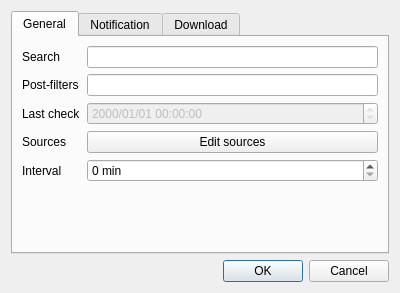
<?xml version="1.0" encoding="UTF-8"?>
<ui version="4.0">
 <class>MonitorWindow</class>
 <widget class="QDialog" name="MonitorWindow">
  <property name="geometry">
   <rect>
    <x>0</x>
    <y>0</y>
    <width>400</width>
    <height>293</height>
   </rect>
  </property>
  <property name="sizePolicy">
   <sizepolicy hsizetype="Fixed" vsizetype="Fixed">
    <horstretch>0</horstretch>
    <verstretch>0</verstretch>
   </sizepolicy>
  </property>
  <property name="windowTitle">
   <string>Edit a monitor</string>
  </property>
  <property name="windowIcon">
   <iconset resource="../resources/resources.qrc">
    <normaloff>:/images/icon.ico</normaloff>:/images/icon.ico</iconset>
  </property>
  <layout class="QVBoxLayout" name="verticalLayout">
   <item>
    <widget class="QTabWidget" name="tabWidget">
     <property name="currentIndex">
      <number>0</number>
     </property>
     <widget class="QWidget" name="tabGeneral">
      <attribute name="title">
       <string>General</string>
      </attribute>
      <layout class="QFormLayout" name="formLayout">
       <item row="0" column="0">
        <widget class="QLabel" name="labelSearch">
         <property name="whatsThis">
          <string>Tag corresponding to the favorite. It is not often useful to change it.</string>
         </property>
         <property name="text">
          <string>Search</string>
         </property>
        </widget>
       </item>
       <item row="0" column="1">
        <widget class="QLineEdit" name="lineSearch"/>
       </item>
       <item row="2" column="0">
        <widget class="QLabel" name="labelLastSearch">
         <property name="whatsThis">
          <string>Last time you clicked on &quot;Mark as viewed&quot;.</string>
         </property>
         <property name="text">
          <string>Last check</string>
         </property>
        </widget>
       </item>
       <item row="2" column="1">
        <widget class="QDateTimeEdit" name="dateLastCheck">
         <property name="enabled">
          <bool>false</bool>
         </property>
         <property name="readOnly">
          <bool>true</bool>
         </property>
         <property name="displayFormat">
          <string>yyyy/MM/dd HH:mm:ss</string>
         </property>
        </widget>
       </item>
       <item row="3" column="0">
        <widget class="QLabel" name="labelSource">
         <property name="text">
          <string>Sources</string>
         </property>
        </widget>
       </item>
       <item row="4" column="0">
        <widget class="QLabel" name="labelInterval">
         <property name="text">
          <string>Interval</string>
         </property>
        </widget>
       </item>
       <item row="4" column="1">
        <widget class="QSpinBox" name="spinInterval">
         <property name="suffix">
          <string> min</string>
         </property>
         <property name="maximum">
          <number>100000</number>
         </property>
        </widget>
       </item>
       <item row="1" column="0">
        <widget class="QLabel" name="labelPostFilters">
         <property name="text">
          <string>Post-filters</string>
         </property>
        </widget>
       </item>
       <item row="1" column="1">
        <widget class="QLineEdit" name="linePostFilters"/>
       </item>
       <item row="3" column="1">
        <widget class="QPushButton" name="pushButton">
         <property name="styleSheet">
          <string notr="true"/>
         </property>
         <property name="text">
          <string>Edit sources</string>
         </property>
        </widget>
       </item>
      </layout>
     </widget>
     <widget class="QWidget" name="tabNotification">
      <attribute name="title">
       <string>Notification</string>
      </attribute>
      <layout class="QFormLayout" name="formLayout_2">
       <item row="0" column="0" colspan="2">
        <widget class="QCheckBox" name="checkNotificationEnabled">
         <property name="text">
          <string>Enabled</string>
         </property>
         <property name="checked">
          <bool>true</bool>
         </property>
        </widget>
       </item>
      </layout>
     </widget>
     <widget class="QWidget" name="tabDownload">
      <attribute name="title">
       <string>Download</string>
      </attribute>
      <layout class="QFormLayout" name="formLayout_3">
       <item row="0" column="0" colspan="2">
        <widget class="QCheckBox" name="checkDownloadEnabled">
         <property name="text">
          <string>Enabled</string>
         </property>
        </widget>
       </item>
       <item row="1" column="0">
        <widget class="QLabel" name="labelDownloadPathOverride">
         <property name="text">
          <string>Path</string>
         </property>
        </widget>
       </item>
       <item row="1" column="1">
        <widget class="QLineEdit" name="lineDownloadPathOverride"/>
       </item>
       <item row="2" column="0">
        <widget class="QLabel" name="labelDownloadFilenameOverride">
         <property name="text">
          <string>Filename</string>
         </property>
        </widget>
       </item>
       <item row="2" column="1">
        <widget class="QLineEdit" name="lineDownloadFilenameOverride"/>
       </item>
       <item row="3" column="0" colspan="2">
        <widget class="QLabel" name="labelDownloadOverrideHelp">
         <property name="text">
          <string>&lt;i&gt;Leave empty to use default settings.&lt;/i&gt;</string>
         </property>
        </widget>
       </item>
      </layout>
     </widget>
    </widget>
   </item>
   <item>
    <widget class="QDialogButtonBox" name="buttonBox">
     <property name="orientation">
      <enum>Qt::Horizontal</enum>
     </property>
     <property name="standardButtons">
      <set>QDialogButtonBox::Cancel|QDialogButtonBox::Ok</set>
     </property>
    </widget>
   </item>
  </layout>
 </widget>
 <resources>
  <include location="../resources/resources.qrc"/>
 </resources>
 <connections>
  <connection>
   <sender>buttonBox</sender>
   <signal>accepted()</signal>
   <receiver>MonitorWindow</receiver>
   <slot>accept()</slot>
   <hints>
    <hint type="sourcelabel">
     <x>389</x>
     <y>282</y>
    </hint>
    <hint type="destinationlabel">
     <x>157</x>
     <y>274</y>
    </hint>
   </hints>
  </connection>
  <connection>
   <sender>buttonBox</sender>
   <signal>rejected()</signal>
   <receiver>MonitorWindow</receiver>
   <slot>reject()</slot>
   <hints>
    <hint type="sourcelabel">
     <x>389</x>
     <y>282</y>
    </hint>
    <hint type="destinationlabel">
     <x>286</x>
     <y>274</y>
    </hint>
   </hints>
  </connection>
  <connection>
   <sender>pushButton</sender>
   <signal>clicked()</signal>
   <receiver>MonitorWindow</receiver>
   <slot>openSourcesWindow()</slot>
   <hints>
    <hint type="sourcelabel">
     <x>364</x>
     <y>136</y>
    </hint>
    <hint type="destinationlabel">
     <x>394</x>
     <y>136</y>
    </hint>
   </hints>
  </connection>
 </connections>
 <slots>
  <slot>openSourcesWindow()</slot>
 </slots>
</ui>
